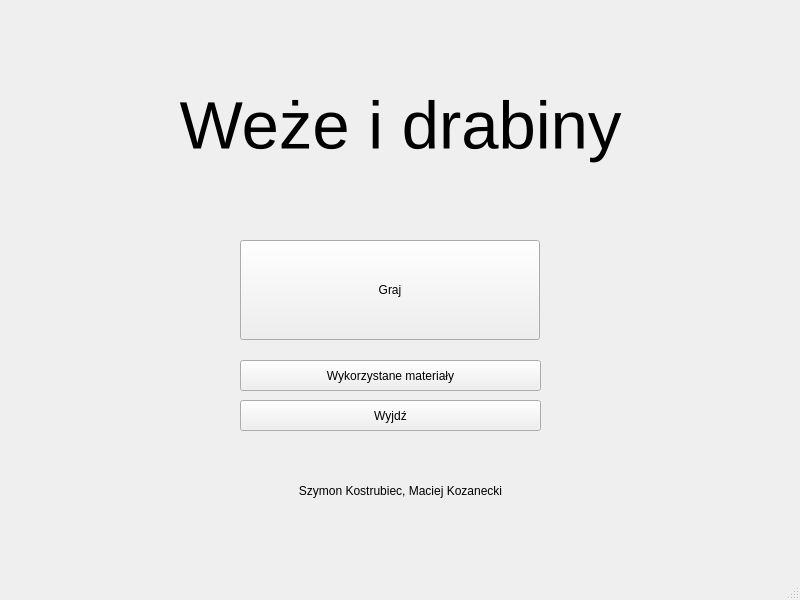
<?xml version="1.0" encoding="UTF-8"?>
<ui version="4.0">
 <class>MainWindow</class>
 <widget class="QMainWindow" name="MainWindow">
  <property name="geometry">
   <rect>
    <x>0</x>
    <y>0</y>
    <width>800</width>
    <height>600</height>
   </rect>
  </property>
  <property name="windowTitle">
   <string>MainWindow</string>
  </property>
  <widget class="QWidget" name="centralwidget">
   <widget class="QPushButton" name="btnGraj">
    <property name="geometry">
     <rect>
      <x>240</x>
      <y>240</y>
      <width>300</width>
      <height>100</height>
     </rect>
    </property>
    <property name="text">
     <string>Graj</string>
    </property>
   </widget>
   <widget class="QPushButton" name="btnWyjdz">
    <property name="geometry">
     <rect>
      <x>240</x>
      <y>400</y>
      <width>301</width>
      <height>31</height>
     </rect>
    </property>
    <property name="text">
     <string>Wyjdź</string>
    </property>
   </widget>
   <widget class="QPushButton" name="btnWykorzystane">
    <property name="geometry">
     <rect>
      <x>240</x>
      <y>360</y>
      <width>301</width>
      <height>31</height>
     </rect>
    </property>
    <property name="text">
     <string>Wykorzystane materiały</string>
    </property>
   </widget>
   <widget class="QLabel" name="labelAutorzy">
    <property name="geometry">
     <rect>
      <x>160</x>
      <y>470</y>
      <width>481</width>
      <height>41</height>
     </rect>
    </property>
    <property name="text">
     <string>Szymon Kostrubiec, Maciej Kozanecki</string>
    </property>
    <property name="alignment">
     <set>Qt::AlignCenter</set>
    </property>
   </widget>
   <widget class="QLabel" name="label">
    <property name="geometry">
     <rect>
      <x>150</x>
      <y>80</y>
      <width>501</width>
      <height>91</height>
     </rect>
    </property>
    <property name="font">
     <font>
      <pointsize>50</pointsize>
     </font>
    </property>
    <property name="text">
     <string>Weże i drabiny</string>
    </property>
    <property name="alignment">
     <set>Qt::AlignCenter</set>
    </property>
   </widget>
  </widget>
  <widget class="QMenuBar" name="menubar">
   <property name="geometry">
    <rect>
     <x>0</x>
     <y>0</y>
     <width>800</width>
     <height>21</height>
    </rect>
   </property>
  </widget>
  <widget class="QStatusBar" name="statusbar"/>
 </widget>
 <resources/>
 <connections/>
</ui>
